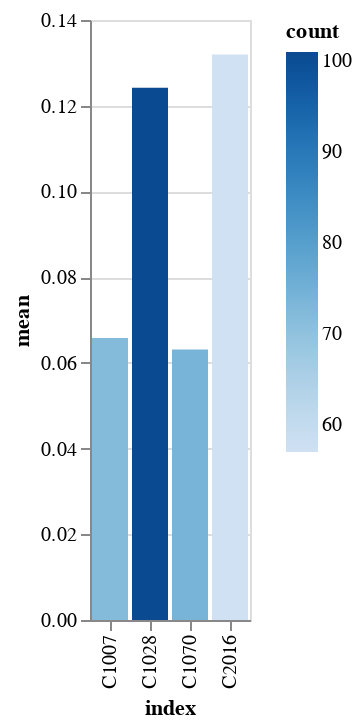

Notebook cell for this chart:
### Code cell
ptid_wer_diff = pt_describe(comparing_long, colname="wer_diff")
alt.Chart(ptid_wer_diff.reset_index()).mark_bar().encode(
    x = "index",
    y = "mean",
    color = "count")

### Figure 1 — Vega-Lite specification as saved in the notebook (floating-point values rounded to 4 significant figures)
{"config": {"view": {"continuousWidth": 400, "continuousHeight": 300}}, "data": {"name": "data-5948b8a8136722e372a50428535f07b1"}, "mark": "bar", "encoding": {"color": {"type": "quantitative", "field": "count"}, "x": {"type": "nominal", "field": "index"}, "y": {"type": "quantitative", "field": "mean"}}, "$schema": "https://vega.github.io/schema/vega-lite/v4.0.0.json", "datasets": {"data-5948b8a8136722e372a50428535f07b1": [{"index": "C1007", "count": 72.0, "mean": 0.06579, "std": 0.1064, "min": -0.1429, "25%": 0.0, "50%": 0.05719, "75%": 0.1093, "max": 0.5333}, {"index": "C1070", "count": 74.0, "mean": 0.06311, "std": 0.07107, "min": -0.09524, "25%": 0.003571, "50%": 0.0702, "75%": 0.1111, "max": 0.2424}, {"index": "C1028", "count": 101.0, "mean": 0.1242, "std": 0.1326, "min": -0.1538, "25%": 0.03571, "50%": 0.119, "75%": 0.1875, "max": 0.625}, {"index": "C2016", "count": 57.0, "mean": 0.1319, "std": 0.172, "min": -0.2, "25%": 0.0, "50%": 0.1111, "75%": 0.25, "max": 0.6875}]}}
